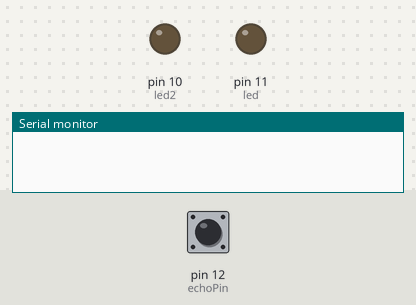
This sketch was run on a simulated Arduino Uno, built with avr-gcc and run on an emulated ATmega328P. On the bench: output pins drawn as LEDs (lit = HIGH), the last lines printed to the serial monitor. The inputs (shaded band) are chosen by the test bench; at power-on: pin 12 (echoPin) LOW. Pins used as bus, display or sensor lines are not drawn.

Above: at 0.1 s.
At 1.2 s:
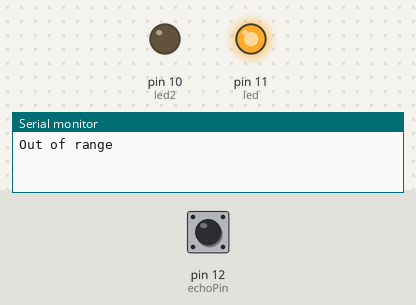
1.3 s: pin 12 (echoPin) pulsed HIGH 2 times (0.12 s each, 0.3 s apart)
At 2.7 s:
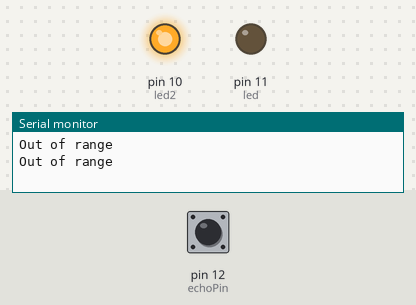
Timing chart, 0 to 4.7 s (numbered marks = the images above; inputs shaded):
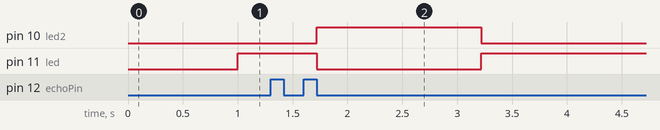

The sketch:

stoplicht.ino
```cpp
/*
HC-SR04 Ping ping stoplicht]
VCC naar arduino 5v; GND naar arduino GND
Echo naar Arduino pin 13; Trig naar Arduino pin 12
Rode led naar Arduino pin 11
Groene led naar Arduino pin 10
1k ohm weerstand tussen LED en de GND + rail
Meer info: http://fabschoolino.waag.org
*/
/*
Original code improvements to the Ping sketch sourced from Trollmaker.com
Some code and wiring inspired by http://en.wikiversity.org/wiki/User:Dstaub/robotcar
Dutch translations for use with the fabschoolino by Henk <henk@waag.org>
http://fabschoolino.waag.org/
*/

/* geef aan welke pinnen we gebruiken op de fabschoolino */

#define trigPin 13
#define echoPin 12
#define led 11
#define led2 10

/* geef aan in welke modus de pinnen staan: INPUT/OUTPUT. De eerste regel zorgt ervoor dat
 *  de seriele port inforrmatie kan ontvangen.
 */

void setup() { //
  Serial.begin (9600);
  pinMode(trigPin, OUTPUT);
  pinMode(echoPin, INPUT);
  pinMode(led, OUTPUT);
  pinMode(led2, OUTPUT);
}

/*Hier begint het daadwerkelijke programma
 * De trigPin zend een ultrasone signaal
 * de echoPin ontvangt dit signaal als het weerkaatst wordt.
 * De afstand wordt bepaald aan de hand het tijdsverschil tussen
 * zenden en ontvangen. Gedeelt door 2 (de heen en terugweg van
 * het signaal) en het getal 29.1 (dat voor deze sensor geldt).
 */

void loop() {
  long duration, distance;
  digitalWrite(trigPin, LOW);
  delayMicroseconds(2);
  digitalWrite(trigPin, HIGH);
  delayMicroseconds(10);
  duration = pulseIn(echoPin, HIGH);
  distance = (duration/2) / 29.1;

/* Hier wordt bepaald welke led aan en uit moet staan */

  if (distance < 60) {  // Als de afstand is kleiner dan < 60cm
    digitalWrite(led,HIGH); // dan rode led AAN/HIGH
  digitalWrite(led2,LOW); // groene led UIT/LOW
}
  else {
    digitalWrite(led,LOW); // Anders (dus > 60cm, rode led UIT/LOW
    digitalWrite(led2,HIGH); // groene led UIT/LOW
  }
  if (distance >= 200 || distance <= 0){
    Serial.println("Out of range");
  }
  else {
    Serial.print(distance); // kijk mee mbv de seriele monitor
    Serial.println(" cm"); // onder "Hulpmiddelen/Seriele monitor
  }
  delay(500);
} /* Begin hierna opnieuw */
```

Measured:
- after the input at 1.3 s, pin 10 (led2): LOW → HIGH after 0.42 s, → LOW 1.5 s later; pin 11 (led): HIGH → LOW after 0.42 s, → HIGH 1.5 s later
